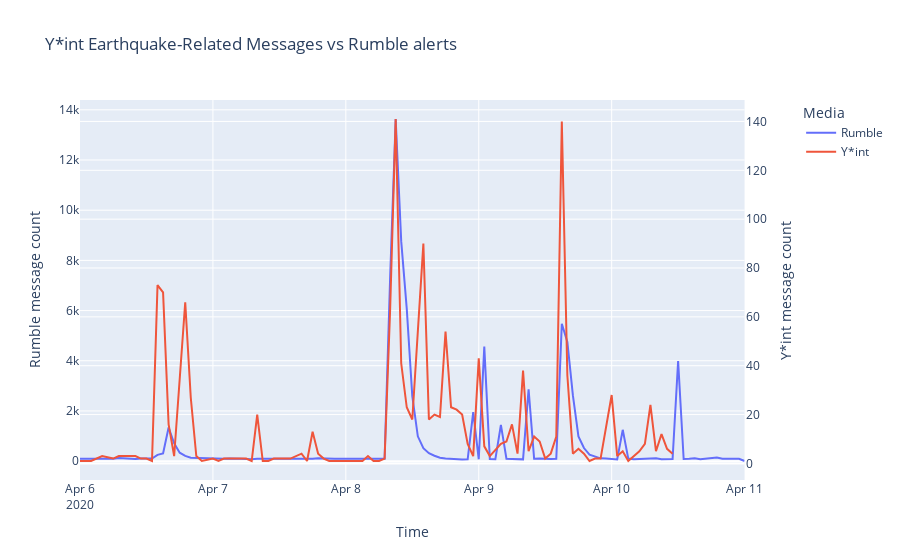

Source (notebook cell):
### Markdown cell above
In order to evaluate the usefulness of Y\*Int data as a potential alternative to the Rumble app, we mapped Rumble alerts and Y\*int earthquake-related messages together. At midday on April 8th, we see a sharp decline in Rumble alerts, which we inferred was due to a mass power outage. Although Y\*int data also experienced a serious of drops during that time frame, it was to a lesser extent than the Rumble app. As such, we conclude that while the Rumble app will be more useful for government officials to use on a regular basis for allocating resources, Y\*int data created using our functions can be considered a feasible backup option.

### Code cell
url = 'https://raw.githubusercontent.com/data-challengers/DC5/main/DC5-Data/Damage%20Reports/mc1-reports-data.csv'
rumble_df = pd.read_csv(url, parse_dates=[0], infer_datetime_format=True)
rumble_df.head()

# Round times to the hour (to be grouped for plotting)
def create_hour_aggregated_df(df):
    df['hour'] = df['time'].dt.floor('h')
    # Create count aggregate of classification appearances over time
    grouped_df = df.groupby('hour').size().reset_index(name='count')
    return grouped_df


rumble_df_agg = create_hour_aggregated_df(rumble_df)
yint_df_agg = create_hour_aggregated_df(alert_df)

# Create figure with secondary y-axis
fig = make_subplots(specs=[[{"secondary_y": True}]])

# plot rumble messages
fig.add_trace(go.Scatter(
    x=rumble_df_agg['hour'],
    y=rumble_df_agg['count'],
    name='Rumble',
    connectgaps=False,
    mode='lines'),
    secondary_y=False
)
# plot yint earthquake messages
fig.add_trace(go.Scatter(
    x=yint_df_agg['hour'],
    y=yint_df_agg['count'],
    name='Y*int',
    connectgaps=False,
    mode='lines'),
    secondary_y=True
)

# Set y-axes titles
fig.update_yaxes(title_text="Rumble message count", secondary_y=False)
fig.update_yaxes(title_text="Y*int message count", secondary_y=True)


fig.update_layout(
    title_text='Y*int Earthquake-Related Messages vs Rumble alerts',
    xaxis_title="Time",
    legend_title="Media")

fig.show()
